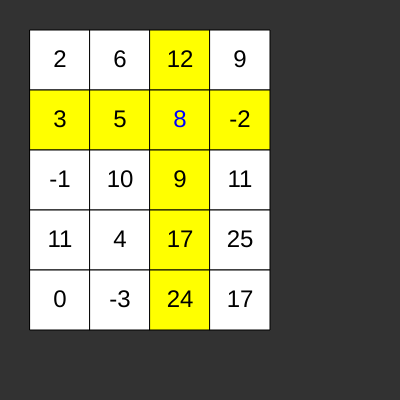
Frame 1 (no input)
Frame 60 (no input): identical to frame 1, image omitted
Frame 120 (the mouse pressed at the canvas centre since frame 60): identical to frame 1, image omitted

The p5.js sketch that drew this single still picture (run headless with seeded random() and noise() and a simulated clock; from frame 60 on, the mouse is pressed at the canvas centre):

// p5.js sketch
// ── sketch.js
let getallen = [ [2, 6, 12, 9],
                  [3, 5, 8, -2],
                  [-1, 10, 9, 11],
                  [11, 4, 17, 25],
                  [0, -3, 24, 17]]

const zijde = 60

function setup () {
  createCanvas(400, 400)
  background(50)
  rectMode(CENTER)
  textSize(24)
  textAlign(CENTER, CENTER)
  let rij, kol, rijnr, kolnr
  for (let i = 0; i < getallen.length; i++) {
    for (let j = 0; j < getallen[0].length; j++) {
      rij = getallen[i]
      kol = []
      for (let r = 0; r < getallen.length; r++) {
        kol.push(getallen[r][j])
      }
      if (isGrootsteVanArray(getallen[i][j], rij) && isKleinsteVanArray(getallen[i][j], kol)) {
        rijnr = i //hier stond eerst let = fout want beperkt tot omringende accolades
        kolnr = j
      }
    }
  }
  // maak de tekening
  for (let i = 0; i < getallen.length; i++) {
    for (let j = 0; j < getallen[0].length; j++) {
      if (i === rijnr || j === kolnr) {
        fill('yellow')
      } else {
        fill(255)
      }
      rect(zijde * (j + 1), zijde * (i + 1), zijde, zijde)
      if (i === rijnr && j === kolnr) {
        fill('blue')
      } else {
        fill(0)
      }
      text(getallen[i][j], zijde * (j + 1), zijde * (i + 1))
    }
  }
}

function draw () { 
}

function isGrootsteVanArray (getal, arr) {
  for (let i = 0; i < arr.length; i++) {
    if (getal < arr[i]) {
      return false
    }
  }
  return true
}

function isKleinsteVanArray (getal, arr) {
  for (let i = 0; i < arr.length; i++) {
    if (getal > arr[i]) {
      return false
    }
  }
  return true
}
